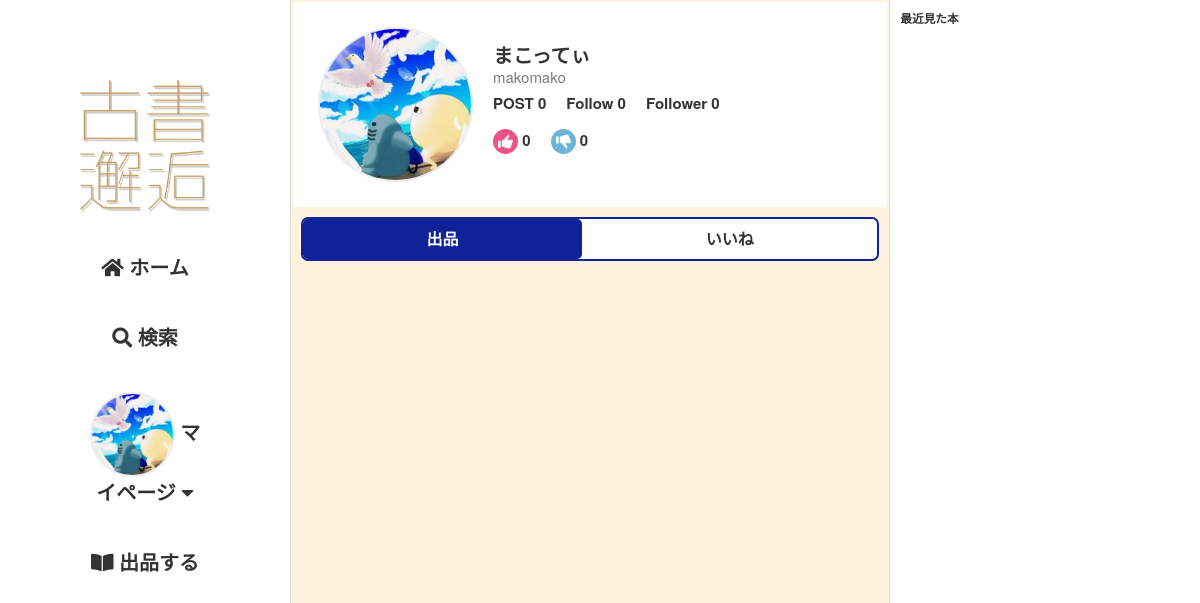
/mypage/ (signed in), run on an earlier commit of the app's database.
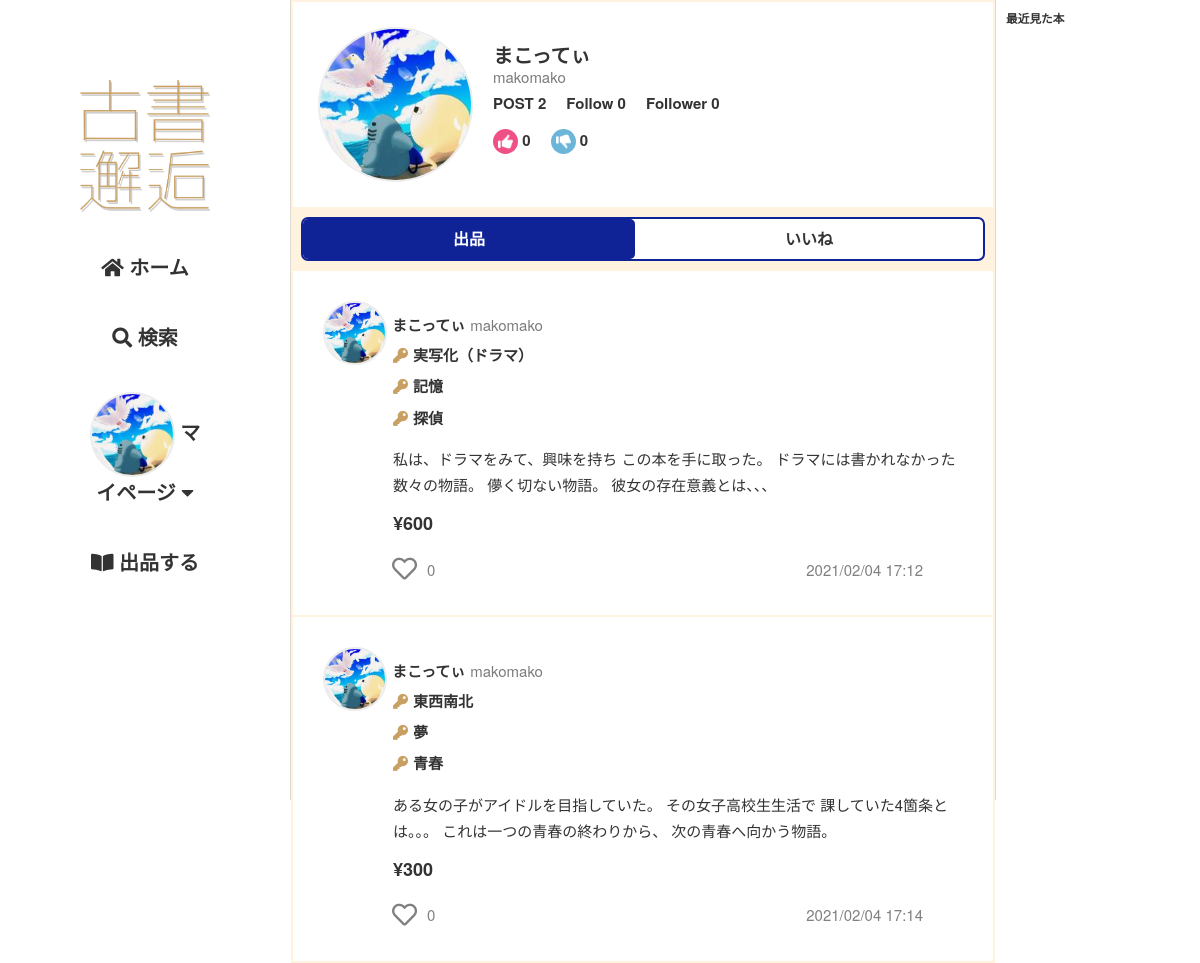
And on a later commit of the database.
### flmapp/models/trade.py (models this page shows, shortened)
class Sell(db.Model):
    __tablename__ = 'Sell'
    __table_args__ = (CheckConstraint('update_at >= create_at'),)
    Sell_id = db.Column(db.Integer, primary_key=True)
    User_id = db.Column(db.Integer, db.ForeignKey('User.User_id'), nullable=False)
    sell_title = db.Column(db.String(255), nullable=False)
    key1 = db.Column(db.String(255), nullable=False)
    key2 = db.Column(db.String(255), nullable=False)
    key3 = db.Column(db.String(255), nullable=False)
    sell_comment = db.Column(db.Text, nullable=False)
    price = db.Column(db.Integer, nullable=False)
    item_picture_path = db.Column(db.Text, default='default.png', nullable=False)
    genre = db.Column(EnumType(enum_class=Genre), nullable=False)
    item_state = db.Column(EnumType(enum_class=Item_state), nullable=False)
    postage = db.Column(EnumType(enum_class=Postage), nullable=False)
    send_way = db.Column(EnumType(enum_class=Send_way), nullable=False)
    consignor = db.Column(db.String(64), nullable=False)
    schedule = db.Column(EnumType(enum_class=Schedule), nullable=False)
    remarks = db.Column(db.Text)
    deal_status = db.Column(EnumType(enum_class=Deal_status),default=Deal_status(1), nullable=False)
    sell_flg = db.Column(db.Boolean,default=True, nullable=False)
    is_active = db.Column(db.Boolean,default=True, nullable=False)
    has_sent = db.Column(db.Boolean,default=False, nullable=False)
    has_got = db.Column(db.Boolean,default=False, nullable=False)
    create_at = db.Column(db.DateTime,default=datetime.now, nullable=False)
    update_at = db.Column(db.DateTime,default=datetime.now, nullable=False)
    user = db.relationship('User', backref='sell', lazy='joined', uselist=False)
    @classmethod
    def select_sell_by_user_id(cls, User_id):
        return cls.query.filter(cls.User_id==User_id).all()

### flmapp/models/user.py (models this page shows, shortened)
class User(UserMixin, db.Model):
    __tablename__ = 'User'
    __table_args__ = (CheckConstraint('update_at >= create_at'),)
    User_id = db.Column(db.Integer, primary_key=True)
    user_code = db.Column(db.String(64), unique=True, index=True, nullable=False)
    username = db.Column(db.String(64), index=True, nullable=False)
    email = db.Column(db.String(64), unique=True, index=True, nullable=False)
    password_hash = db.Column(db.String(128), nullable=False)
    picture_path = db.Column(db.Text, default='default.jpeg', nullable=False)
    prof_comment = db.Column(db.Text)
    default_ShippingAddress_id = db.Column(db.Integer, db.ForeignKey('ShippingAddress.ShippingAddress_id'))
    default_pay_way = db.Column(db.Integer, default=1, nullable=False)
    default_Credit_id = db.Column(db.Integer, db.ForeignKey('Credit.Credit_id'))
    is_active = db.Column(db.Boolean, default=True, nullable=True)
    create_at = db.Column(db.DateTime, default=datetime.now, nullable=False)
    update_at = db.Column(db.DateTime, default=datetime.now, nullable=False)
    def get_id(self):
        return (self.User_id)
    @property
    def password(self):
        raise AttributeError('パスワードは読み取り可能な属性ではありません。')

### flmapp/views/mypage.py (the view)
@bp.route('/')
@login_required
def mypagetop():
    followed = UserConnect.followed_exists(current_user.User_id)
    follows = UserConnect.select_follows_by_user_id(current_user.User_id)
    good_ratings_count,bad_ratings_count = Rating.select_rate_by_user_id(current_user.User_id)
    items = Sell.select_sell_by_user_id(current_user.User_id)
    b_items = BrowsingHistory.b_history_join_sell(Sell,current_user.User_id)
    liked_list = []
    for item in items:
        liked = Likes.liked_exists(item.Sell_id)
        if liked:
            liked_list.append(item.Sell_id)
    return render_template(
        'mypage/mypage.html', followed=followed, follows_count=len(follows),
        good_ratings_count=good_ratings_count, bad_ratings_count=bad_ratings_count,
        items=items, liked_list=liked_list, post_c=len(items), b_items=b_items
    )

### flmapp/models/enum_conf.py (called while the page is built)
    def __repr__(self):
        return self.impl.__repr__()

    def process_bind_param(self, value, dialect):
        if value is not None:
            if not isinstance(value, self.enum_class):
                raise TypeError("Value should %s type" % self.enum_class)
            return value.value

    def process_result_value(self, value, dialect):
        if value is not None:
            if not isinstance(value, int):
                raise TypeError("value should have int type")
            return self.enum_class(value)

### flmapp/models/reaction.py (called while the page is built)
    @classmethod
    def liked_exists(cls, Sell_id):
        record = cls.query.filter(
                    and_(
                        cls.Sell_id == Sell_id,
                        cls.User_id == current_user.get_id()
                    )
                ).first()
        if record:
            return True
        else:
            return False

    @classmethod
    def select_likes_by_sell_id(cls, Sell_id):
        return cls.query.filter_by(Sell_id=Sell_id).all()

    @classmethod
    def select_followers_by_user_id(cls, User_id):
        return cls.query.filter_by(to_user_id=User_id).all()

### flmapp/templates/mypage/mypage.html (shortened to what this page needs)
{% extends "base03.html" %}
{%block head %}
<link rel="stylesheet" href="{{ url_for('static', filename='css/user/userdata.css')}}">
<link rel="stylesheet" href="{{ url_for('static', filename='css/follow.css')}}">
{% endblock%}
{% block content %}
<div class="u-header">
    <div>
        <img class="u-icon" src="{{url_for('static', filename='user_image/' + current_user.picture_path)}}">
    </div>
    <div class="h-box">
        <p class="u-name">{{ current_user.username }}</p>
        <p class="u-code">{{ current_user.user_code }}</p>
        <div class="h-area-01">
            <p>POST {{ post_c }}</p>
            <p>Follow {{ follows_count }}</p>
            <p>
                Follower
                <span id="{{ current_user.User_id }}-count" class="count">
                    {{ followers_count(current_user.User_id) }}
                </span>
            </p>
        </div>
        <div class="h-area-02">
            <p>
            {{ good_ratings_count }}
            </p>
            <p>
                {{ bad_ratings_count }}
            </p>
        </div>
    </div>
</div>
<div class="user-i-tab">
    <a id="sell-tab" href="{{url_for('mypage.mypagetop')}}">出品</a>
    <a id="likes-tab" href="{{url_for('mypage.mypage_likes')}}">いいね</a>
</div>
{% for item in items %}
    <article class="item-wrap">
        <a href="{{url_for('item.itemdata', item_id=item.Sell_id)}}">
            <object><a class="u-box" href="{{url_for('user.userdata', user_code=item.user.user_code)}}">
                <img class="u-icon" src="{{url_for('static', filename='user_image/' + item.user.picture_path)}}">
                <p class="u-name">{{ item.user.username }}</p>
                <p class="u-code">{{ item.user.user_code }}</p>
            </a></object>
            <div class="i-content-area">
                <div class="k-s-box">
                    <div class="i-key">
                        <p><i class="fas fa-key"></i>{{ item.key1 }}</p>
                        <p><i class="fas fa-key"></i>{{ item.key2 }}</p>
                        <p><i class="fas fa-key"></i>{{ item.key3 }}</p>
                    </div>
                </div>
                <div class="i-comm"><p>{{ item.sell_comment }}</p></div>
            </div>
            <p><span class="i-price">¥{{ item.price }}</span></p>
            <div class="i-fotter">
                {% include "like.html" %}
                <p>{{ item.create_at.strftime('%Y/%m/%d %H:%M') }}</p>
            </div>
        </a>
    </article>
{% endfor %}
{% endblock %}
{% block content2 %}
<h3>最近見た本</h3>
{% endblock %}

### flmapp/templates/like.html (shortened to what this page needs)
<div class="like-wrap">
    <form method="POST" action="{{url_for('ajax.like_ajax')}}">
        {% if item.Sell_id in liked_list %}
            <button id="like" name="{{ item.Sell_id }}"><i class="fas fa-lg fa-heart like-btn"></i></button>
        {% else %}
            <button id="like" name="{{ item.Sell_id }}"><i class="far fa-lg fa-heart unlike-btn"></i></button>
        {% endif %}
    </form>
    <p name="{{ item.Sell_id }}-count" class="count">{{ likes_count(item.Sell_id) }}</p>
</div>

What changed in the data, as far as the page shows it:
added Sell: picture_path (picture), user.username "まこってぃ", user.user_code "makomako", key1 "実写化（ドラマ）", key2 "記憶", key3 "探偵", sell_comment "私は、ドラマをみて、興味を持ち この本を手に取った。 ドラマには書かれなかった数々の物語。 儚く切ない物語。 彼女の存在意義とは、、、", price "600", likes_count "0", create_at "2021/02/04 17:12"
added Sell: picture_path (picture), user.username "まこってぃ", user.user_code "makomako", key1 "東西南北", key2 "夢", key3 "青春", sell_comment "ある女の子がアイドルを目指していた。 その女子高校生生活で 課していた4箇条とは。。。 これは一つの青春の終わりから、 次の青春へ向かう物語。", price "300", likes_count "0", create_at "2021/02/04 17:14"
Also different on the page:
{{ post_c }}: "0" → "2"
